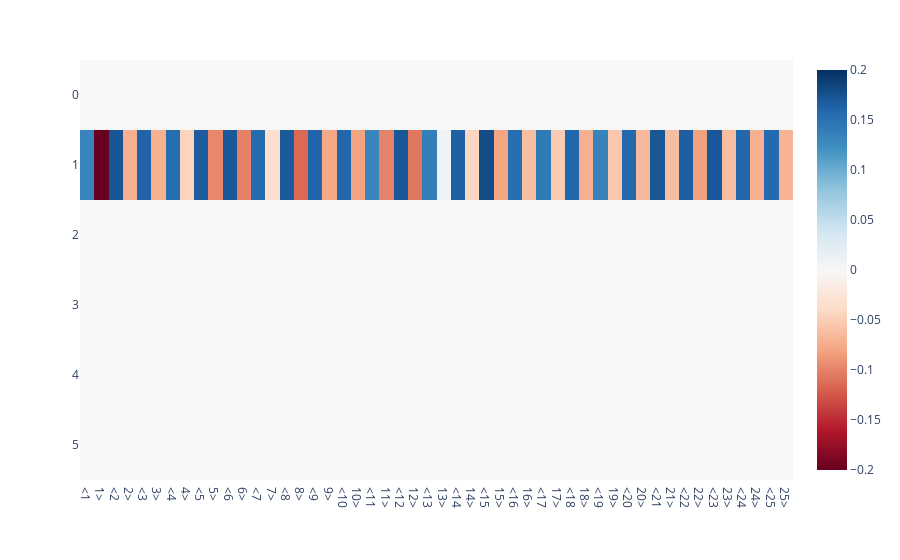
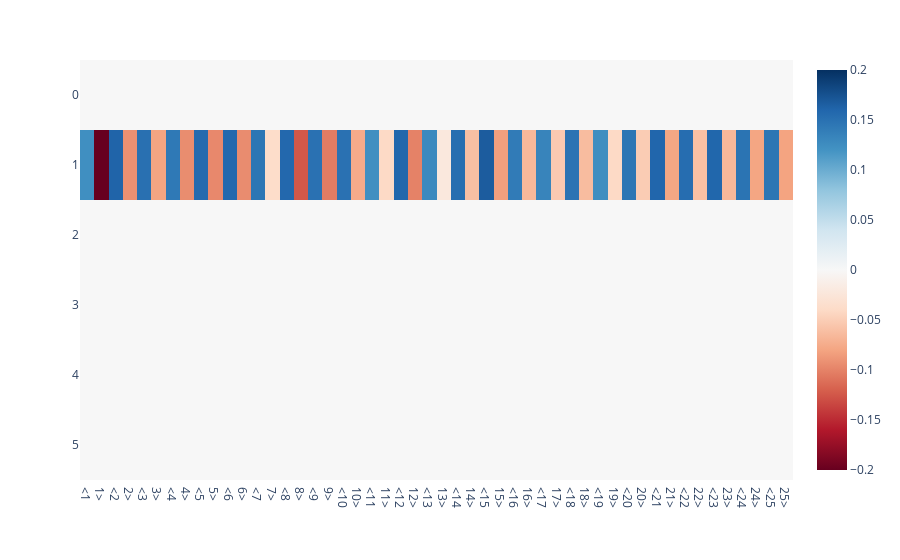
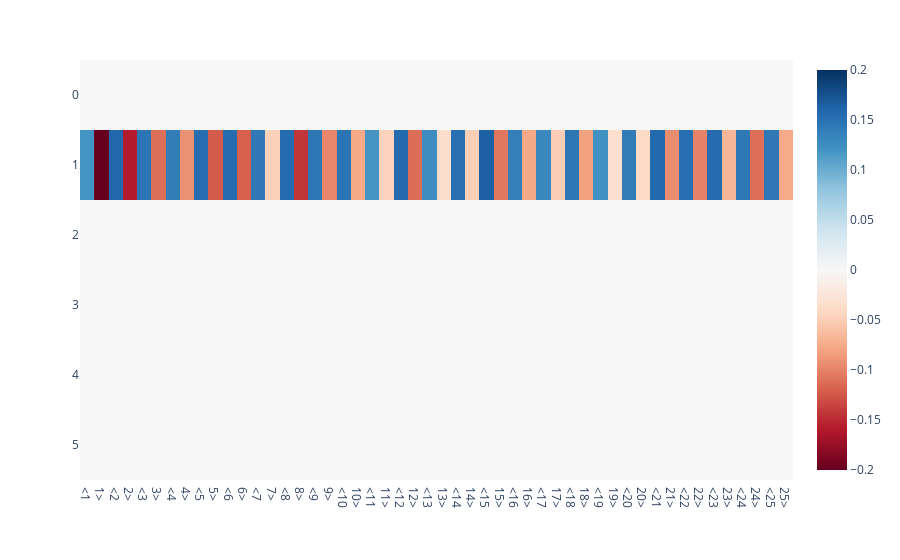
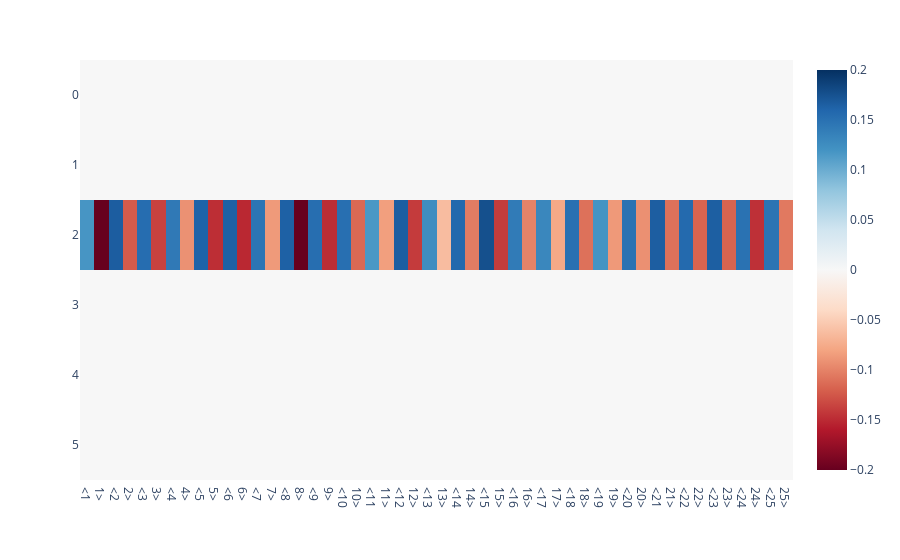

Source (notebook cell) for these figures, in order:
### Code cell
from activation_analysis import feature_effect

short_prompts = [
    ("<10 <11 <12 12> 11> 10>", 1),
    ("<3 <4 <5 5> 4> 3>", 1),
    ("<8 <2 <7 7> 2> 8>", 1),
    ("<10 <11 <12 12> 11> 10>", 2),
    ("<3 <4 <5 5> 4> 3>", 2),
]

inspected_direction = 9

for prompt, position in short_prompts:
    eps = 1e2

    effect = feature_effect(
        model,
        tokenizer,
        prompt,
        position,
        directions={layer: (sae, inspected_direction)},
        eps=eps,
    )

    d = effect.base[f"lm_head"] * 0 + effect.diff[f"lm_head"]
    print(f"{prompt} (pos={position})")

    r = 0.002 * eps
    window = 50
    px.imshow(
        d[:, :window].detach(),
        zmin=-r,
        zmax=r,
        color_continuous_scale=px.colors.diverging.RdBu,
        x=[tokenizer.decode(i) for i in range(window)],
    ).show()

    # window = 500
    # px.imshow(
    #     d[:, 1:window:2].detach(),
    #     color_continuous_scale=px.colors.diverging.RdBu,
    #     x=[tokenizer.decode(2 * i + 1) for i in range(window//2)],
    # ).show()

### Figure 1 — Plotly figure (JSON) as saved in the notebook; plotly's stock layout.template omitted (floating-point values rounded to 4 significant figures; data arrays with more than 128 entries replaced by an {"elided": "..."} marker saying what was removed)
{"data": [{"coloraxis": "coloraxis", "hovertemplate": "x: %{x}<br>y: %{y}<br>color: %{z}<extra></extra>", "name": "0", "type": "heatmap", "x": ["<1", "1>", "<2", "2>", "<3", "3>", "<4", "4>", "<5", "5>", "<6", "6>", "<7", "7>", "<8", "8>", "<9", "9>", "<10", "10>", "<11", "11>", "<12", "12>", "<13", "13>", "<14", "14>", "<15", "15>", "<16", "16>", "<17", "17>", "<18", "18>", "<19", "19>", "<20", "20>", "<21", "21>", "<22", "22>", "<23", "23>", "<24", "24>", "<25", "25>"], "xaxis": "x", "yaxis": "y", "z": {"elided": "6x50 float values"}}], "layout": {"coloraxis": {"cmax": 0.2, "cmin": -0.2, "colorscale": [[0, "rgb(103,0,31)"], [0.1, "rgb(178,24,43)"], [0.2, "rgb(214,96,77)"], [0.3, "rgb(244,165,130)"], [0.4, "rgb(253,219,199)"], [0.5, "rgb(247,247,247)"], [0.6, "rgb(209,229,240)"], [0.7, "rgb(146,197,222)"], [0.8, "rgb(67,147,195)"], [0.9, "rgb(33,102,172)"], [1, "rgb(5,48,97)"]]}, "margin": {"t": 60}, "xaxis": {"anchor": "y", "constrain": "domain", "domain": [0, 1], "scaleanchor": "y"}, "yaxis": {"anchor": "x", "autorange": "reversed", "constrain": "domain", "domain": [0, 1]}}}

### Figure 2 — Plotly figure (JSON) as saved in the notebook; plotly's stock layout.template omitted (floating-point values rounded to 4 significant figures; data arrays with more than 128 entries replaced by an {"elided": "..."} marker saying what was removed)
{"data": [{"coloraxis": "coloraxis", "hovertemplate": "x: %{x}<br>y: %{y}<br>color: %{z}<extra></extra>", "name": "0", "type": "heatmap", "x": ["<1", "1>", "<2", "2>", "<3", "3>", "<4", "4>", "<5", "5>", "<6", "6>", "<7", "7>", "<8", "8>", "<9", "9>", "<10", "10>", "<11", "11>", "<12", "12>", "<13", "13>", "<14", "14>", "<15", "15>", "<16", "16>", "<17", "17>", "<18", "18>", "<19", "19>", "<20", "20>", "<21", "21>", "<22", "22>", "<23", "23>", "<24", "24>", "<25", "25>"], "xaxis": "x", "yaxis": "y", "z": {"elided": "6x50 float values"}}], "layout": {"coloraxis": {"cmax": 0.2, "cmin": -0.2, "colorscale": [[0, "rgb(103,0,31)"], [0.1, "rgb(178,24,43)"], [0.2, "rgb(214,96,77)"], [0.3, "rgb(244,165,130)"], [0.4, "rgb(253,219,199)"], [0.5, "rgb(247,247,247)"], [0.6, "rgb(209,229,240)"], [0.7, "rgb(146,197,222)"], [0.8, "rgb(67,147,195)"], [0.9, "rgb(33,102,172)"], [1, "rgb(5,48,97)"]]}, "margin": {"t": 60}, "xaxis": {"anchor": "y", "constrain": "domain", "domain": [0, 1], "scaleanchor": "y"}, "yaxis": {"anchor": "x", "autorange": "reversed", "constrain": "domain", "domain": [0, 1]}}}

### Figure 3 — Plotly figure (JSON) as saved in the notebook; plotly's stock layout.template omitted (floating-point values rounded to 4 significant figures; data arrays with more than 128 entries replaced by an {"elided": "..."} marker saying what was removed)
{"data": [{"coloraxis": "coloraxis", "hovertemplate": "x: %{x}<br>y: %{y}<br>color: %{z}<extra></extra>", "name": "0", "type": "heatmap", "x": ["<1", "1>", "<2", "2>", "<3", "3>", "<4", "4>", "<5", "5>", "<6", "6>", "<7", "7>", "<8", "8>", "<9", "9>", "<10", "10>", "<11", "11>", "<12", "12>", "<13", "13>", "<14", "14>", "<15", "15>", "<16", "16>", "<17", "17>", "<18", "18>", "<19", "19>", "<20", "20>", "<21", "21>", "<22", "22>", "<23", "23>", "<24", "24>", "<25", "25>"], "xaxis": "x", "yaxis": "y", "z": {"elided": "6x50 float values"}}], "layout": {"coloraxis": {"cmax": 0.2, "cmin": -0.2, "colorscale": [[0, "rgb(103,0,31)"], [0.1, "rgb(178,24,43)"], [0.2, "rgb(214,96,77)"], [0.3, "rgb(244,165,130)"], [0.4, "rgb(253,219,199)"], [0.5, "rgb(247,247,247)"], [0.6, "rgb(209,229,240)"], [0.7, "rgb(146,197,222)"], [0.8, "rgb(67,147,195)"], [0.9, "rgb(33,102,172)"], [1, "rgb(5,48,97)"]]}, "margin": {"t": 60}, "xaxis": {"anchor": "y", "constrain": "domain", "domain": [0, 1], "scaleanchor": "y"}, "yaxis": {"anchor": "x", "autorange": "reversed", "constrain": "domain", "domain": [0, 1]}}}

### Figure 4 — Plotly figure (JSON) as saved in the notebook; plotly's stock layout.template omitted (floating-point values rounded to 4 significant figures; data arrays with more than 128 entries replaced by an {"elided": "..."} marker saying what was removed)
{"data": [{"coloraxis": "coloraxis", "hovertemplate": "x: %{x}<br>y: %{y}<br>color: %{z}<extra></extra>", "name": "0", "type": "heatmap", "x": ["<1", "1>", "<2", "2>", "<3", "3>", "<4", "4>", "<5", "5>", "<6", "6>", "<7", "7>", "<8", "8>", "<9", "9>", "<10", "10>", "<11", "11>", "<12", "12>", "<13", "13>", "<14", "14>", "<15", "15>", "<16", "16>", "<17", "17>", "<18", "18>", "<19", "19>", "<20", "20>", "<21", "21>", "<22", "22>", "<23", "23>", "<24", "24>", "<25", "25>"], "xaxis": "x", "yaxis": "y", "z": {"elided": "6x50 float values"}}], "layout": {"coloraxis": {"cmax": 0.2, "cmin": -0.2, "colorscale": [[0, "rgb(103,0,31)"], [0.1, "rgb(178,24,43)"], [0.2, "rgb(214,96,77)"], [0.3, "rgb(244,165,130)"], [0.4, "rgb(253,219,199)"], [0.5, "rgb(247,247,247)"], [0.6, "rgb(209,229,240)"], [0.7, "rgb(146,197,222)"], [0.8, "rgb(67,147,195)"], [0.9, "rgb(33,102,172)"], [1, "rgb(5,48,97)"]]}, "margin": {"t": 60}, "xaxis": {"anchor": "y", "constrain": "domain", "domain": [0, 1], "scaleanchor": "y"}, "yaxis": {"anchor": "x", "autorange": "reversed", "constrain": "domain", "domain": [0, 1]}}}
